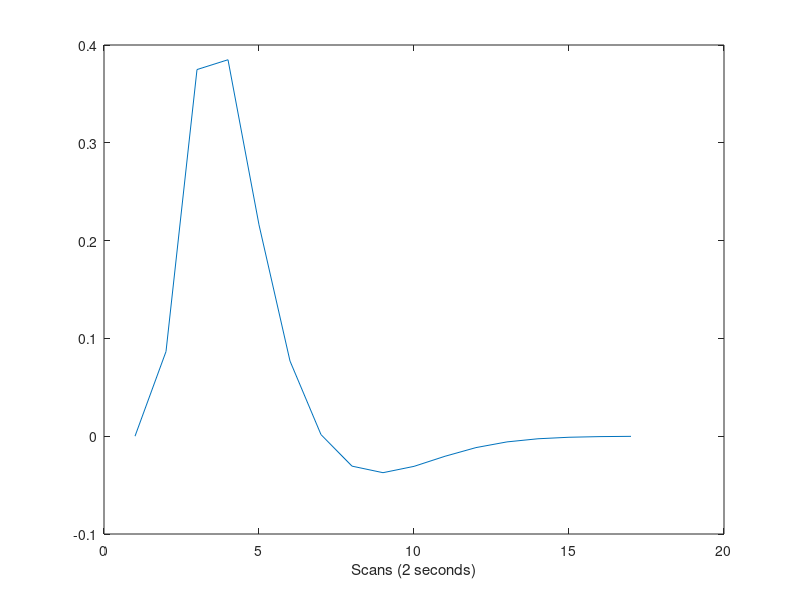
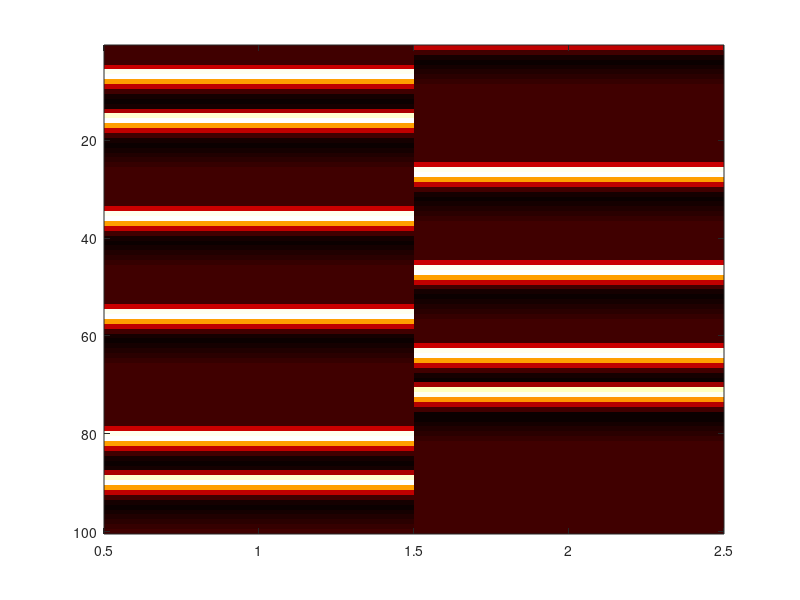
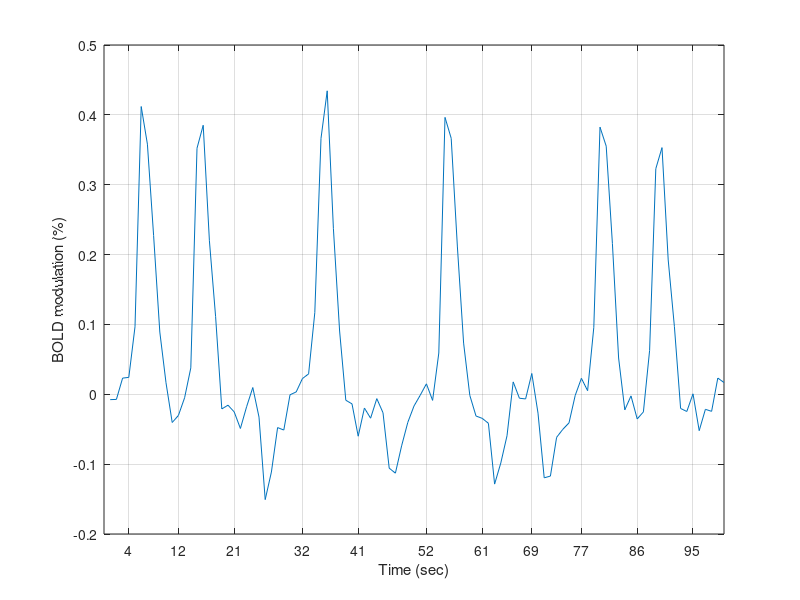

Reproduce these figures in MATLAB, in order.
%% Dummy up a time series
%
% Rather than hope to find a time series in some data set, I thought we
% might dummy up an example so we are in full control.
%
% When a neural event occurs it does not cause a rapid peak in the BOLD
% signal, but instead there is a slow response that evolves over time
%
% We know roughly how the vascular response measured by BOLD evolves over
% time. This means that when there is an event that stimulates a brief neural
% response (say a flash of light), the resulting BOLD signal will change in
% a characteristic way. We call this the hemodynamic response function (HRF). 

% Load up a typical hemodynamic response function and plot it
load hrf.mat
plot(hrf); xlabel('Scans (2 seconds)');

%%
% First we allocate a matrix full of zeros
nTR = 100;
nStimuli = 2;
X = zeros(nTR,nStimuli); 

E1 = [12 21 41 61 86 95];
E2 = [4 32 52 69 77];

% In the first column place a one at the times when words were presented.
X(E1,1) = 1;

% In the second column place a one at the times when scrambled words were
% presented
X(E2,2) = 1;

% Build the design matrix
% The convolution isn't quite doing what I intended.  The HRF is time
% shifted.  Fix this.
dMatrix = zeros(nTR,nStimuli);
dMatrix(:,1) = conv2(X(:,1),hrf,'same');
dMatrix(:,2) = conv2(X(:,2),hrf,'same');
figure; imagesc(dMatrix ); colormap(hot)

figure; plot(dMatrix(:,1)); set(gca,'xtick',E1);
grid on

%% Simulate the time series
beta = [1, -0.3]';

% Equivalent to
% tsSimulated = beta(1)*conv2(X(:,1),hrf,'same') + beta(2)*conv2(hrf,X(:,2));
tsSimulated = dMatrix*beta;

% Figure the Signal to noise is about 1:1
mx = max(abs(tsSimulated(:)));
SNR = 20;
tsSimulated = tsSimulated + (mx/SNR)*randn(size(tsSimulated));
plot(tsSimulated)
set(gca,'xtick',sort([E1 E2]))
grid on;
xlabel('Time (sec)')
ylabel('BOLD modulation (%)')

%% Estimate the beta coefficients

% tsSimulated = dMatrix*b
% b = pinv(dMatrix)*tsSimulated

% Matlab's preferred way of solving
bEstimate = dMatrix\tsSimulated

%% Loop through the construction step and the estimation step

% Do this to see the range of beta estimates compared to the true beta
% value
%
% Try this for different SNR values.


